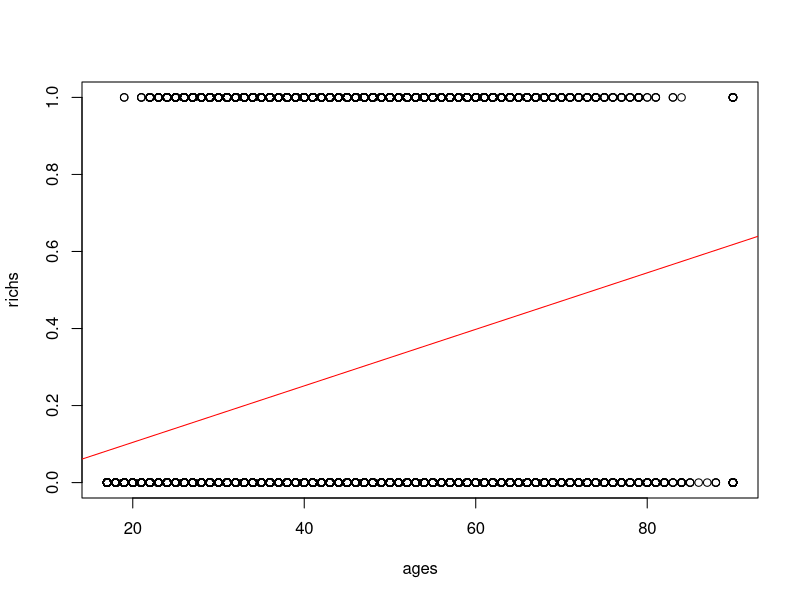

This chart was generated by the following R code: (Note: this script raises an error after producing the figure.)
# setwd("Homeworks/Week9")
# cleanup
rm(list=ls())

"From http://fairness-measures.org/Pages/Datasets I downloaded the Adult
Census data and kept just the numeric columns. The column \"RICH\" now
has the value 1 to indicate income greater than $50K."

"My modifed file, for use in this problem, is in census.csv on the Web site."

#install.packages("stats4")
Census <- read.csv("lib/census.csv"); head(Census)

"Use logistic regression, as in script 10D, to model the probability of being
rich as a function of age, as a function of the number of years of education,
and as a function of the reported capital gain. Plot the regression curve in
each case. Then see if you can create a linear combination of the columns
that you think is a better predictor. (The theory of how to do this goes
beyond the scope of this course.)"

#Convert the RICH column to a Bernoulli random variable
richs <- (as.numeric(Census$RICH==1)); head(richs)

# RICH as function of AGE
ages <- Census$AGE
plot(ages, richs)  # looks awful for a straight-line approximation
b <- cov(ages, richs)/var(ages) # obtain slope
# Find the intercept
a <- mean(richs) - b*mean(ages);a
#We can add this regression line to the plot of the data
abline(a, b, col = "red")

# we assume that p = exp(alpha x+beta)/(1 + exp(alpha x+beta))
#This function can never be less than zero nor greater than 1
#Start with minus the log of the likelihood function
MLL<- function(alpha, beta) {
  -sum( log( exp(alpha+beta*ages)/(1+exp(alpha+beta*ages)) )*richs +
          log(1/(1+exp(alpha+beta*ages)))*(1-richs) )
}
#R has a function that will maximize this function of alpha and beta
results<-mle(MLL, start = list(alpha = 0, beta = 0)) #an initial guess is required
results@coef
curve( exp(results@coef[1]+results@coef[2]*x)/ (1+exp(results@coef[1]+results@coef[2]*x)),col = "blue", add=TRUE)
abline(h=0.5)
abline(v=c(30,40,60,80))
index <- which(ages == 30); head(index)
mean(richs[index])   #20%
index <- which(ages == 40)
mean(richs[index])   #33%
index <- which(ages == 50)
mean(richs[index])   #43%
index <- which(ages == 60)
mean(richs[index])   #32%
# Does not show good model for the probability of being rich as function of age

# RICH as function of YEARS OF EDUCATION
school <- Census$SCHOOL
plot(school, richs)
b <- cov(school, richs)/var(school) # obtain slope
# Find the intercept
a <- mean(richs) - b*mean(school);a
#We can add this regression line to the plot of the data
abline(a, b, col = "red")

MLL<- function(alpha, beta) {
  -sum( log( exp(alpha+beta*school)/(1+exp(alpha+beta*school)) )*richs +
          log(1/(1+exp(alpha+beta*school)))*(1-richs) )
}
#R has a function that will maximize this function of alpha and beta
results<-mle(MLL, start = list(alpha = 0, beta = 0)) #an initial guess is required
results@coef
curve( exp(results@coef[1]+results@coef[2]*x)/ (1+exp(results@coef[1]+results@coef[2]*x)),col = "blue", add=TRUE)
abline(h=0.5)
abline(v=c(5,10,15))
# The curve shows a good model for the probability of being rich as function of schooling
index <- which(school == 5); head(index)
mean(richs[index])   #5%
index <- which(school == 10)
mean(richs[index])   #19%
index <- which(school == 15)
mean(richs[index])   #73%

# RICH as function of GAIN
gain <- Census$GAIN
plot(gain, richs)
b <- cov(gain, richs)/var(gain) # obtain slope
# Find the intercept
a <- mean(richs) - b*mean(gain);a
#We can add this regression line to the plot of the data
abline(a, b, col = "red")

MLL<- function(alpha, beta) {
  -sum( log( exp(alpha+beta*gain)/(1+exp(alpha+beta*gain)) )*richs +
          log(1/(1+exp(alpha+beta*gain)))*(1-richs) )
}

#R has a function that will maximize this function of alpha and beta
results<-mle(MLL, start = list(alpha = 0, beta = 0)) #an initial guess is required
results@coef
curve( exp(results@coef[1]+results@coef[2]*x)/ (1+exp(results@coef[1]+results@coef[2]*x)),col = "blue", add=TRUE)
abline(h=0.5)
abline(v=c(10^4,4*10^4,8*10^4))
# The curve shows a good model for the probability of being rich as function of schooling
index <- which(gain == 0); head(index)
mean(richs[index])   #20%
index <- which(gain > 0 & gain < 5000)
mean(richs[index])   #17%
index <- which(gain >= 5000 & gain < 10000)
mean(richs[index])   #84%
index <- which(gain >= 10000 & gain < 15000)
mean(richs[index])   #96%
index <- which(gain >= 15000 & gain < 20000)
mean(richs[index])   #100%
index <- which(gain >= 25000 & gain < 30000)
mean(richs[index])   #100%
index <- which(gain >= 35000 & gain < 40000)
mean(richs[index])   #NA
index <- which(gain >= 40000)
mean(richs[index])   #98%

# I would say that this is also a good predictor for being rich.
